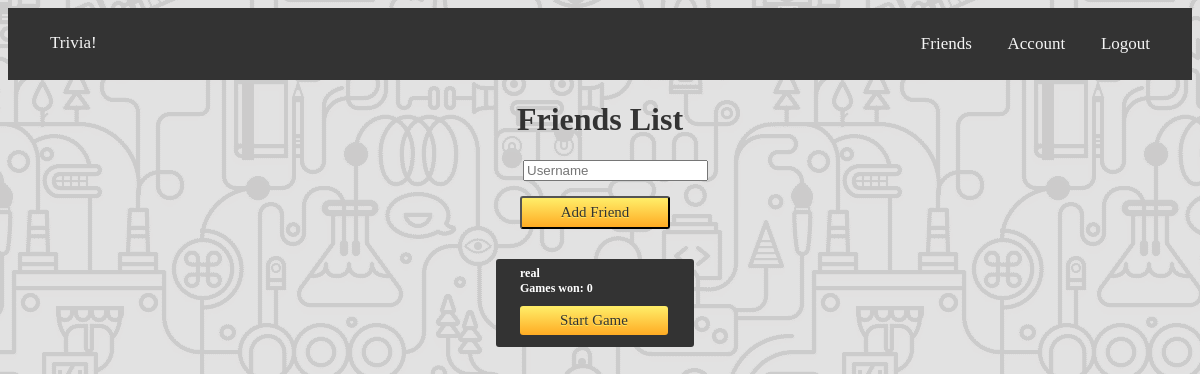
Page /friends (signed in) on the earlier database version.
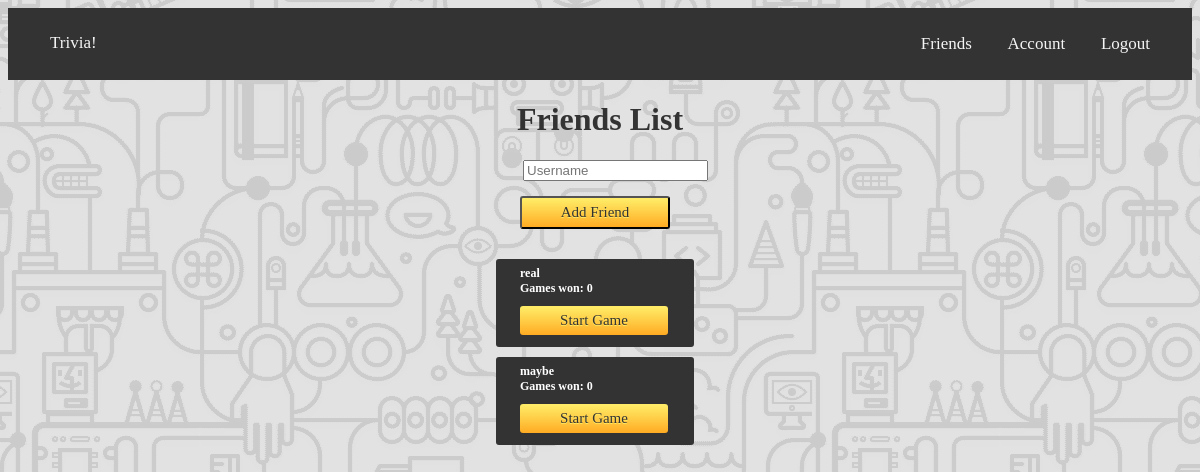
Same page on the later database version.
### Application/models.py (models this page shows, shortened)
class User(db.Model, UserMixin):
	id = db.Column(db.Integer, primary_key=True)
	username = db.Column(db.String(20), unique=True, nullable=False)
	email = db.Column(db.String(120), unique=True, nullable=False)
	password = db.Column(db.String(60), nullable=False)
	games_won = db.Column(db.Integer(), nullable=False, default=0)
	friend_list = db.relationship("User", secondary=friends, primaryjoin = (friends.c.self_id == id), secondaryjoin = (friends.c.friend_id == id), backref= db.backref('friends', lazy='dynamic'), lazy='dynamic')
	games = db.relationship("Game", secondary=game_table, backref=db.backref('games', lazy='dynamic'))

### Application/routes.py (the view)
@application.route("/friends", methods=['GET', 'POST']) #friends list that allows for adding friends
@login_required
def friends():
	form = AddFriend()
	if form.validate_on_submit():
		friend = User.query.filter_by(username=form.username.data).first() # find object for given username
		current_user.add_friend(friend) # add friend in db (from object)
		db.session.commit() # update db
		flash('Friend Added!', 'success')
	return render_template("friendList.html", title="Friend's List", form=form)

### Application/forms.py (shortened to what this page needs)
class AddFriend(FlaskForm):
	username = StringField('Username', validators=[DataRequired()])
	submit = SubmitField('Add Friend')

### Application/models.py (called while the page is built)
@login_manager.user_loader # loads in user
def load_user(user_id):
	return User.query.get(int(user_id))

### Application/templates/friendList.html (shortened to what this page needs)
{% extends "layout.html" %}
{% block content %}
<div>
	<h1 style="color: #333333;">Friends List</h1>
	<div class="theForm">
		<form method="POST" action="/friends">
			{{ form.username(class="form-control form-control-lg", placeholder="Username", style="position:relative; left:50%; margin-left: -77px;")}}<br><br>
			{{ form.submit(class="myButton", style="position:relative; left:50%; margin-left: -80px;") }}
		</form>
	</div>
	<div class="friends" style="position: relative; top: 20px;">
	{% for friend in current_user.friend_list %}
		<div class="block" style="position:relative; left:50%; margin-left:-104px; margin-top:10px; background-color:#333333; -moz-border-radius:3px; -webkit-border-radius:3px; border-radius:3px; display:inline-block; color:white; font-size:12px;font-weight:bold;padding:7px 24px;text-decoration:none;width:150px;transition: 1s ease;">
			{{ friend.username }}<br>
			Games won: {{friend.games_won}}<br>
			<a href="/create/{{friend.id}}" class="myButton" style="position: relative; top: 10px;text-align: center; width: 100px;">Start Game</a><br><br>
		</div><br>
	{% endfor %}
	</div>
</div>
{% endblock content %}

### Application/templates/layout.html (shortened to what this page needs)
<!DOCTYPE html>
<html>
<head>
    <link rel="stylesheet" media="screen" href="https://fontlibrary.org/face/cretan-hieroglyphs" type="text/css"/><link rel="stylesheet" media="screen" href="https://fontlibrary.org/face/hanken" type="text/css"/>
    <link rel="stylesheet" media="screen" href="{{url_for('static', filename='style.css') }}" type="text/css"/>
</head>
<body>
	<div class="navBar">
		{% if current_user.is_authenticated %}
			<div align="left" style="position: relative; top: 9px;">
				<a href="/">Trivia!</a>
			</div>
			<div align="right" style="position: relative; top: -10px;">
				<a href="/friends">Friends</a>
				<a href="/account">Account</a>
				<a href="/logout">Logout</a>
			</div>
		{% endif %}
	</div>
   	{% block content %}{% endblock %}
</body>
</html>

### Application/static/style.css (style rules this page uses)
h1 { font-family: 'CretanHieroglyphsRegular'; font-weight: bold; font-style: normal; size: 500px; text-align: center; }
a { font-family: 'HankenBook'; font-weight: normal; font-style: normal; font-size: 12px; }
body { background-image: url(repbg.png); background-position: center; height: 600px; }
.myButton { background:-webkit-gradient(linear, left top, left bottom, color-stop(0.05, #ffeb66), color-stop(1, #ffab23)); background:-moz-linear-gradient(top, #ffeb66 5%, #ffab23 100%); background:-webkit-linear-gradient(top, #ffeb66 5%, #ffab23 100%); background:-o-linear-gradient(top, #ffeb66 5%, #ffab23 100%); background:-ms-linear-gradient(top, #ffeb66 5%, #ffab23 100%); background:linear-gradient(to bottom, #ffeb66 5%, #ffab23 100%); filter:progid:DXImageTransform.Microsoft.gradient(startColorstr='#ffeb66', endColorstr='#ffab23',GradientType=0); background-color:#ffeb66; -moz-border-radius:3px; -webkit-border-radius:3px; border-radius:3px; display:inline-block; cursor:pointer; color:#333333; font-family:Arial; font-size:15px; font-weight:bold; padding:6px 24px; text-decoration:none; text-shadow:0px 1px 0px #ffee66; width:150px; font-family: 'HankenBook'; font-weight: normal; font-style: normal; transition: 1s ease; }
.theForm { font-family: 'HankenBook'; font-size: 12px; color: #333333; }
.navBar { border: 1px solid #333333; transition: 0.9s ease; overflow: hidden; background-color: #333333; padding: 15px 25px; font-family: 'HankenBook'; font-size: 15px; }
.navBar a { color: whitesmoke; padding: 14px 16px; text-decoration: none; font-size: 17px; }

Differences in the rows shown:
added User: username "maybe", games_won "0"
